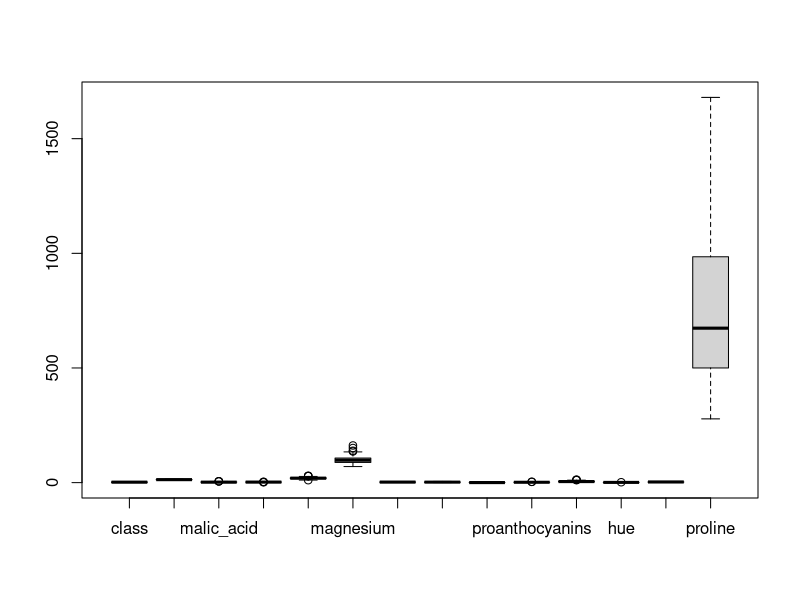
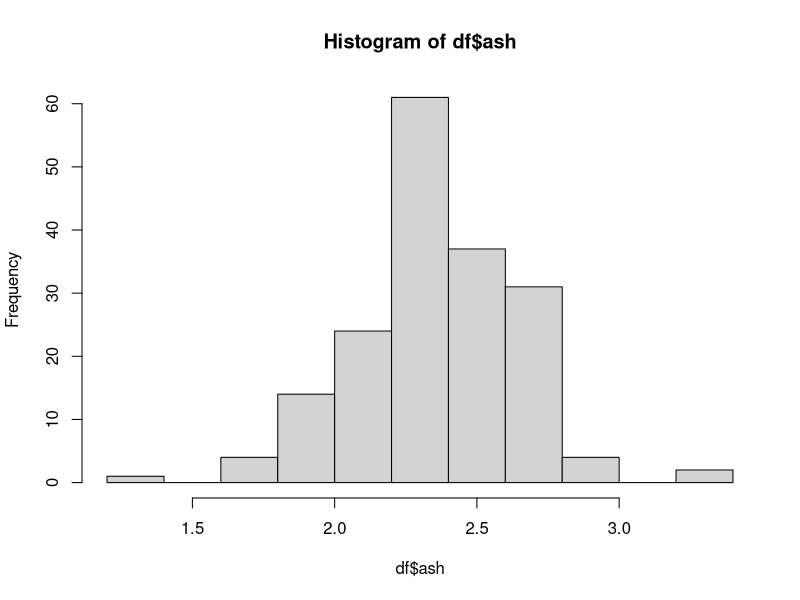
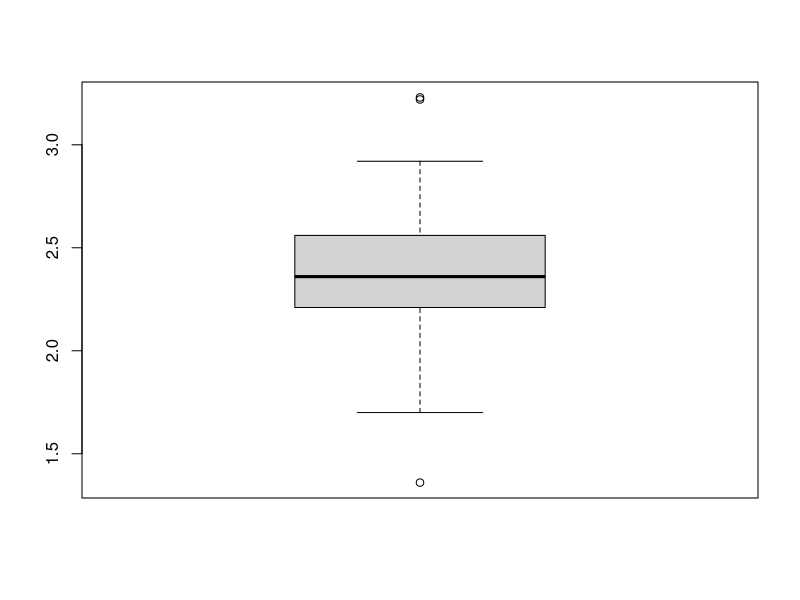
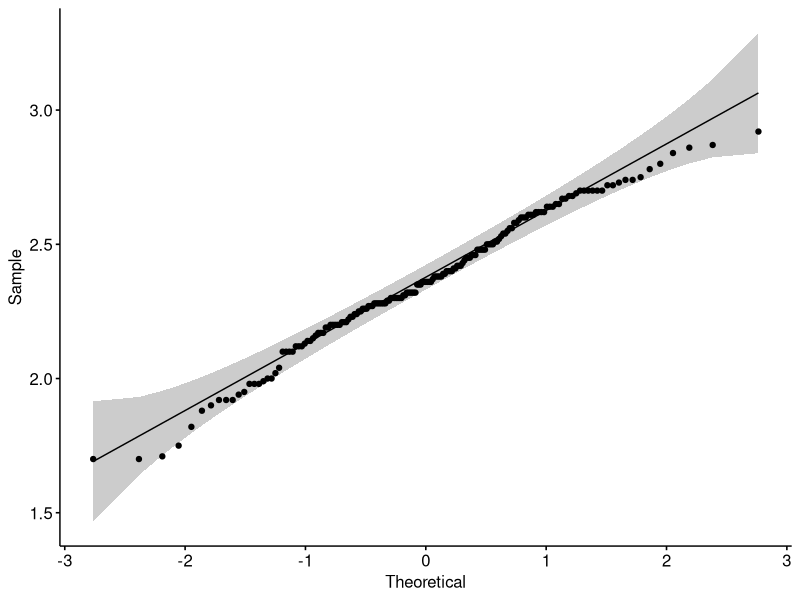
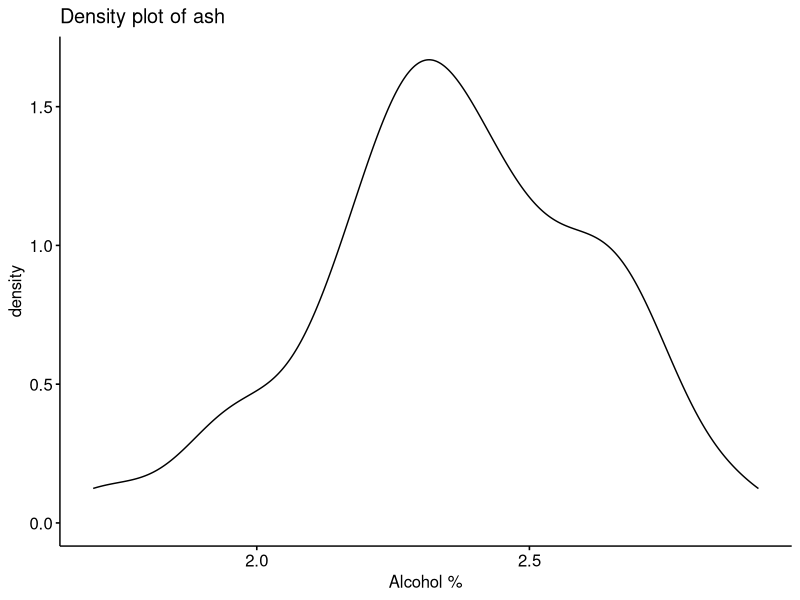
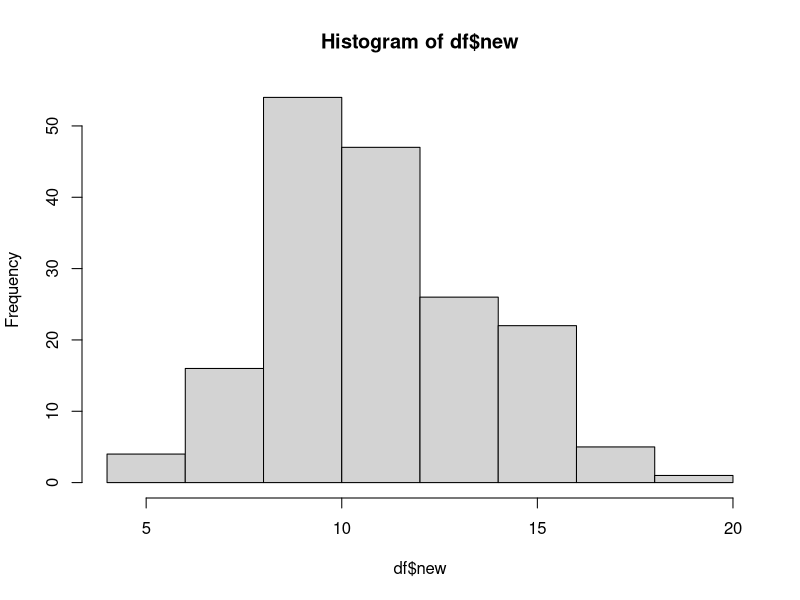
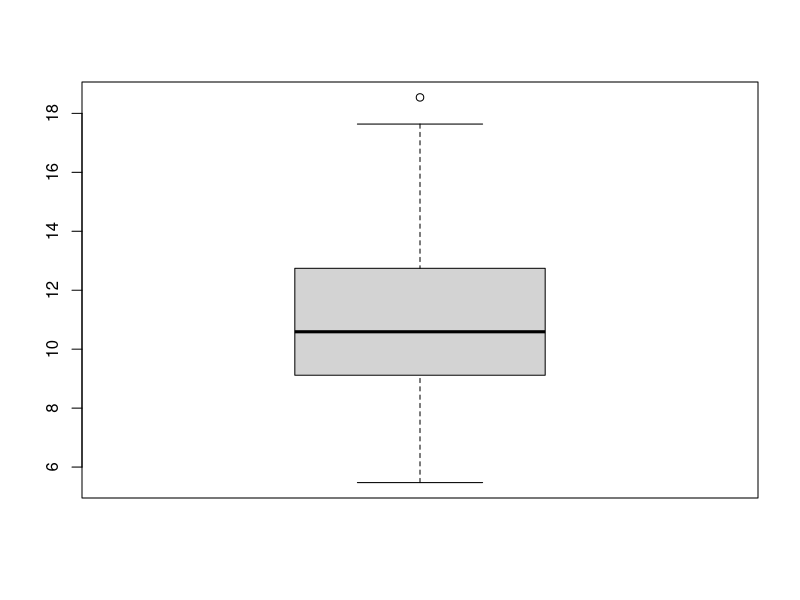
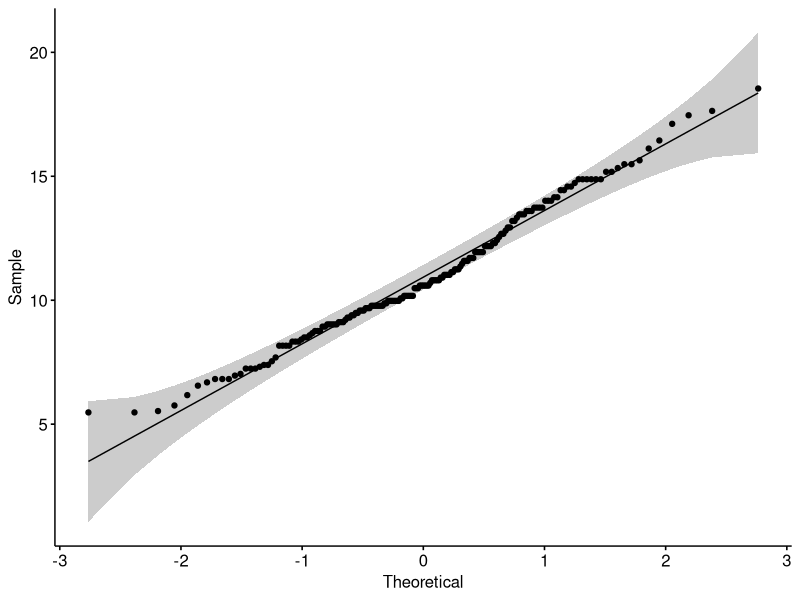

The R source for these figures, in order:
## libraries
library("dplyr")
library("ggplot2")
library("reshape2")
library("magrittr")
library("ggpubr")

## reading data from dataset
## df <- read.csv("data/bank-additional-full.csv", header=TRUE, sep=";")
df <- read.csv("data/wine.data", header=TRUE, sep=",")
summary(df)
print(head(df, n=3))

## check there are missed value or not
sum(is.na(df))

## boxplot only numeric data
boxplot(df)

## select one var and work with it
hist(df$ash)
boxplot(df$ash)

## removing outliers
outliers <- boxplot(df$ash, plot=FALSE)$out
df <- df[-which(df$ash %in% outliers),]


ggqqplot(df$ash)
ggdensity(df$ash, main = "Density plot of ash",xlab = "Alcohol %")


shapiro.test(df$ash)
ks.test(df$ash, "pnorm", mean(df$ash), sd(df$ash))


## data transformation
df$new <- exp(df$ash)
hist(df$new)
boxplot(df$new)
ggqqplot(df$new)
ggdensity(df$new, main = "Density plot of Alcohol",xlab = "Alcohol %")

shapiro.test(df$new)
ks.test(df$new, "pnorm", mean(df$new), sd(df$new))













































